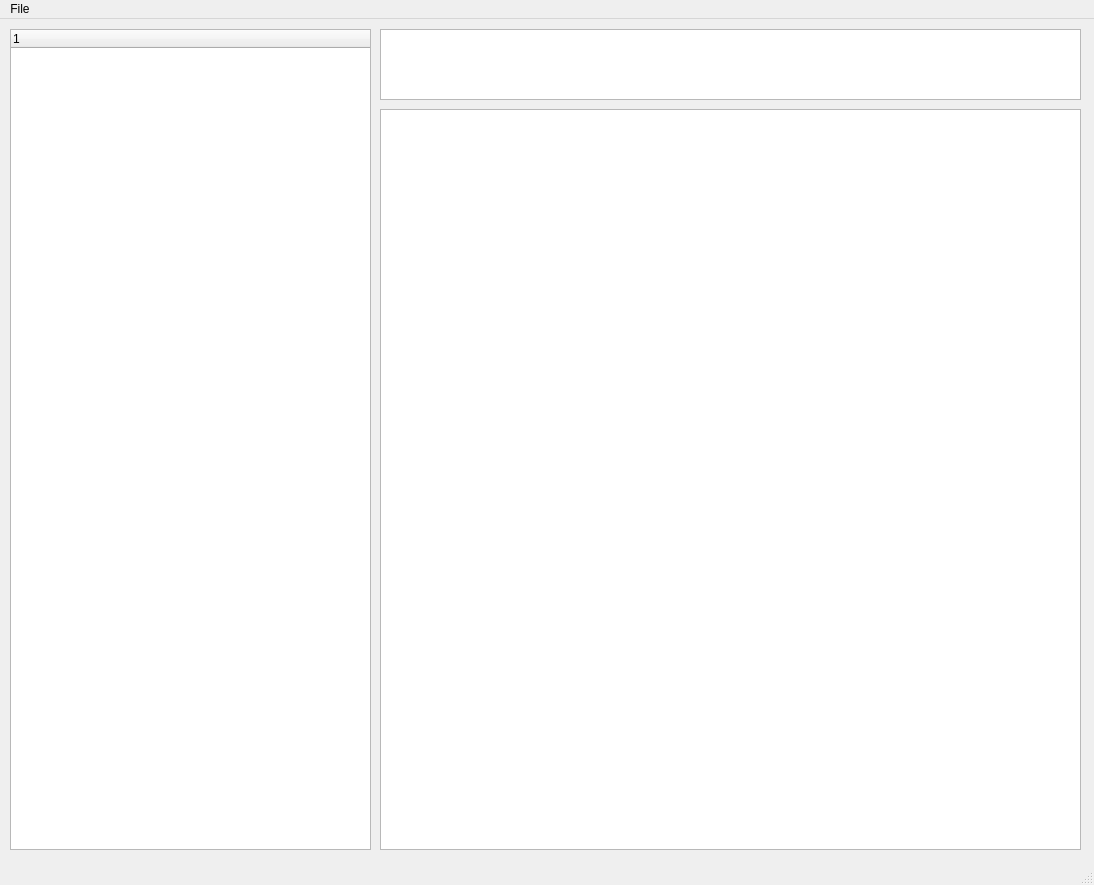
<?xml version="1.0" encoding="UTF-8"?>
<ui version="4.0">
 <class>MainWindow</class>
 <widget class="QMainWindow" name="MainWindow">
  <property name="geometry">
   <rect>
    <x>0</x>
    <y>0</y>
    <width>1094</width>
    <height>885</height>
   </rect>
  </property>
  <property name="sizePolicy">
   <sizepolicy hsizetype="Fixed" vsizetype="Expanding">
    <horstretch>0</horstretch>
    <verstretch>0</verstretch>
   </sizepolicy>
  </property>
  <property name="windowTitle">
   <string>DP</string>
  </property>
  <widget class="QWidget" name="centralwidget">
   <property name="sizePolicy">
    <sizepolicy hsizetype="Preferred" vsizetype="Preferred">
     <horstretch>1</horstretch>
     <verstretch>0</verstretch>
    </sizepolicy>
   </property>
   <widget class="QTableWidget" name="tbl_bvc_questions">
    <property name="geometry">
     <rect>
      <x>380</x>
      <y>90</y>
      <width>701</width>
      <height>741</height>
     </rect>
    </property>
    <property name="sizePolicy">
     <sizepolicy hsizetype="Expanding" vsizetype="Expanding">
      <horstretch>3</horstretch>
      <verstretch>0</verstretch>
     </sizepolicy>
    </property>
   </widget>
   <widget class="QTreeWidget" name="tree_questions">
    <property name="geometry">
     <rect>
      <x>10</x>
      <y>10</y>
      <width>361</width>
      <height>821</height>
     </rect>
    </property>
    <property name="sizePolicy">
     <sizepolicy hsizetype="Expanding" vsizetype="Expanding">
      <horstretch>1</horstretch>
      <verstretch>0</verstretch>
     </sizepolicy>
    </property>
    <property name="columnCount">
     <number>1</number>
    </property>
    <column>
     <property name="text">
      <string notr="true">1</string>
     </property>
    </column>
   </widget>
   <widget class="QPlainTextEdit" name="ptxt_question_content">
    <property name="geometry">
     <rect>
      <x>380</x>
      <y>10</y>
      <width>701</width>
      <height>71</height>
     </rect>
    </property>
   </widget>
  </widget>
  <widget class="QMenuBar" name="menubar">
   <property name="geometry">
    <rect>
     <x>0</x>
     <y>0</y>
     <width>1094</width>
     <height>21</height>
    </rect>
   </property>
   <widget class="QMenu" name="menuFile">
    <property name="title">
     <string>File</string>
    </property>
    <addaction name="actionOpen"/>
   </widget>
   <addaction name="menuFile"/>
  </widget>
  <widget class="QStatusBar" name="statusbar"/>
  <action name="actionOpen">
   <property name="text">
    <string>Open</string>
   </property>
  </action>
 </widget>
 <resources/>
 <connections/>
</ui>
